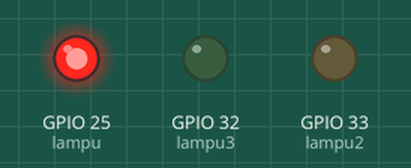
This program was run on a simulated ESP32. Shown: output pins drawn as LEDs (lit = HIGH). What the program prints to the serial monitor is not drawn.

Above: at 0.5 s.
At 1.5 s:
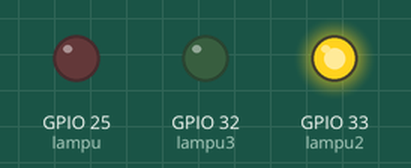
At 5.5 s:
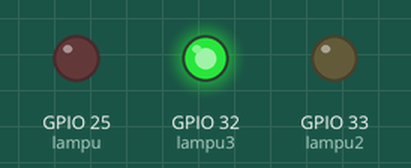
Timing chart, 0 to 6.9 s (numbered marks = the images above):
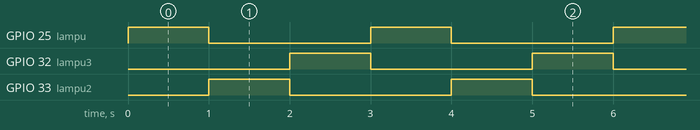

The program:

main.cpp
```cpp
#include <Arduino.h>  // Wajib untuk PlatformIO + ESP32


// Deklarasi pin LED
int lampu = 25;
int lampu2 = 33;
int lampu3 = 32;


void setup() {
    Serial.begin(115200);  // Inisialisasi komunikasi Serial
    Serial.println("ESP32 Blinking LED");


    // Atur pin sebagai OUTPUT
    pinMode(lampu, OUTPUT);
    pinMode(lampu2, OUTPUT);
    pinMode(lampu3, OUTPUT);
}


void loop() {
    // Nyalakan kedua LED
    digitalWrite(lampu, HIGH);
    digitalWrite(lampu2, LOW);
    digitalWrite(lampu3, LOW);

    delay(1000); // Tunggu 1 detik


    // Matikan kedua LED
    digitalWrite(lampu, LOW);
    digitalWrite(lampu2, HIGH);
    digitalWrite(lampu3, LOW);

    delay(1000); // Tunggu 1 detik


    // Matikan kedua LED
    digitalWrite(lampu, LOW);
    digitalWrite(lampu2, LOW);
    digitalWrite(lampu3, HIGH);

    delay(1000); // Tunggu 1 detik sebelum mengulang
}
```

Measured:
- by itself, GPIO 25 (lampu), GPIO 32 (lampu3), GPIO 33 (lampu2): alternates HIGH for 1.0 s and LOW for 2.0 s
- by itself, everything shown: repeats every 3.0 s, in 3 steps
